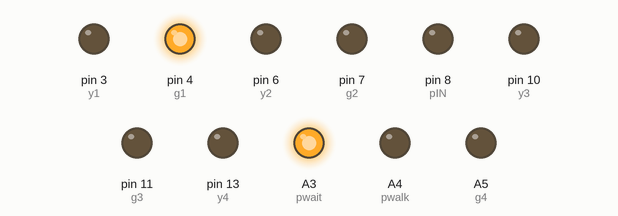
Bench run of a sketch on a simulated Arduino Uno, built with avr-gcc and run on an emulated ATmega328P. Parts: output pins drawn as LEDs (lit = HIGH). Pins used as bus, display or sensor lines are not drawn.

Above: at 0.5 s.
At 1.5 s:
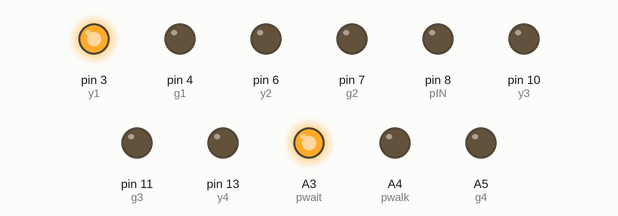
At 3.5 s:
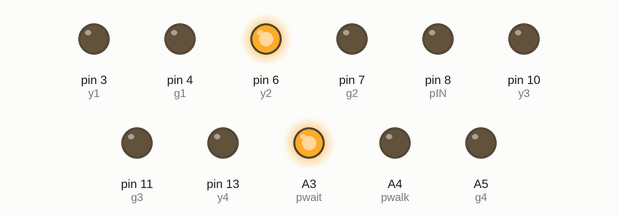
At 6.5 s:
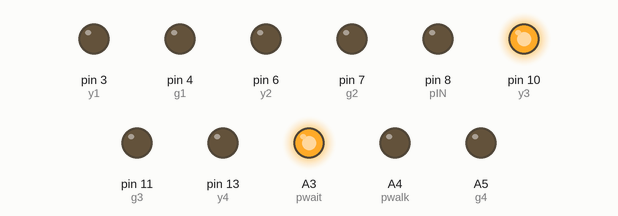
At 9.5 s:
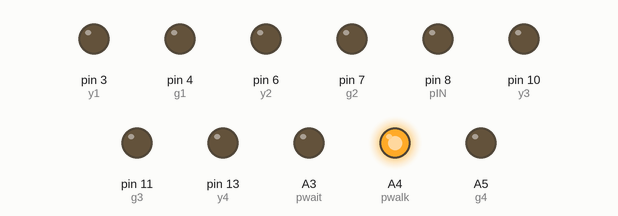
At 12.5 s:
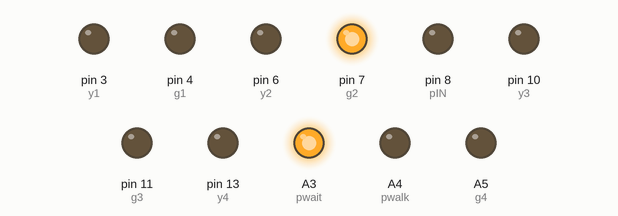
Timing chart, 0 to 13.0 s (numbered marks = the images above):
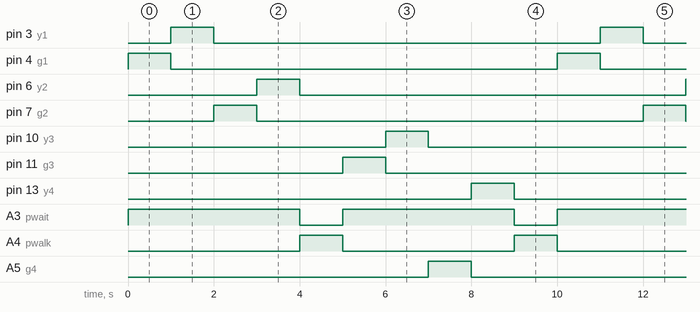

The sketch:

FOUR_WAY_JUCTON_AUTOMATIC_CONTROL_CODE.ino
```cpp
//4-WAY JUCTION TRAFFIC CONTROL SIMULATION USING PROTEUS
//Passangers are let to pass after every 2 lanes.
//Declare the variables and assign pins
int r1 = 2; int y1 = 3; int g1 = 4;
int r2 = 5; int y2 = 6; int g2 = 7;
int r3 = 9; int y3 = 10; int g3 = 11;
int r4 = 12; int y4 = 13; int g4 = A5;
int pIN = 8;
int pwalk = A4; int pwait = A3;

void setup() {
  // put your setup code here, to run once:
//Define the pinMode
pinMode (r1, OUTPUT); pinMode (y1, OUTPUT); pinMode (g1, OUTPUT);
pinMode (r2, OUTPUT); pinMode (y2, OUTPUT); pinMode (g2, OUTPUT);
pinMode (r3, OUTPUT); pinMode (y3, OUTPUT); pinMode (g3, OUTPUT);
pinMode (r4, OUTPUT); pinMode (y4, OUTPUT); pinMode (g4, OUTPUT);
pinMode (pIN, OUTPUT);
pinMode (pwalk, OUTPUT); pinMode (pwait, OUTPUT);
//Set all red to HIGH
digitalWrite(r1,HIGH); digitalWrite(r2,HIGH); digitalWrite(r3,HIGH); digitalWrite(r4,HIGH); digitalWrite(pwait,HIGH);

}

void loop() {
  // put your main code here, to run repeatedly:
//Condition: check if pedestrian button is on.
//Begin the motorist cycle at lane 1
int pbutton = digitalRead(pIN);
if (pbutton == HIGH){
      pedestrianCycle();
}
else
{
//Set green HIGH r1 LOW and other red HIGH
digitalWrite (g1, HIGH); digitalWrite (r1, LOW);

digitalWrite (r2, HIGH); digitalWrite (r3, HIGH); digitalWrite (r4, HIGH);
delay (1000); //I sec delay
}
/////....................................//////////
//Get ready to stop Lane 1
int pbutton2 = digitalRead(pIN);
if (pbutton2 == HIGH){
      pedestrianCycle();
}
else
{
digitalWrite (g1, LOW); digitalWrite (r1, LOW);

digitalWrite (y1, HIGH);
digitalWrite (r2, HIGH); digitalWrite (r3, HIGH); digitalWrite (r4, HIGH);
delay (1000); //I sec delay
}
////..................................///////////
//Go Lane 2
int pbutton3 = digitalRead(pIN);
if (pbutton3 == HIGH){
      pedestrianCycle();
}
else
{
digitalWrite (y1, LOW);

digitalWrite (g2, HIGH); digitalWrite (r2, LOW);
digitalWrite (r1, HIGH); digitalWrite (r3, HIGH); digitalWrite (r4, HIGH);
delay (1000); //I sec delay
}
////...........................////
//Get ready lane 2 to stop
int pbutton4 = digitalRead(pIN);
if (pbutton4 == HIGH)
{
  pedestrianCycle();
}
else {
digitalWrite (g2, LOW); digitalWrite (r2, LOW);

digitalWrite (y2, HIGH);
digitalWrite (r1, HIGH); digitalWrite (r3, HIGH); digitalWrite (r4, HIGH);
delay (1000);
}

pedestrianCycle();
////....................////
//Lane 3 Go
int pbutton5 = digitalRead(pIN);
if (pbutton5 == HIGH)
{
  pedestrianCycle();
}
else {
digitalWrite (y2, LOW);

digitalWrite (g3, HIGH); digitalWrite (r3, LOW);
digitalWrite (r1, HIGH); digitalWrite (r2, HIGH); digitalWrite (r4, HIGH);
delay (1000);
}
////.................///////
//Get ready to stop Lane 3
int pbutton6 = digitalRead(pIN);
if (pbutton6 == HIGH)
{
  pedestrianCycle();
}
else {
digitalWrite (g3, LOW); digitalWrite (r3, LOW);

digitalWrite (y3, HIGH);
digitalWrite (r1, HIGH); digitalWrite (r2, HIGH); digitalWrite (r4, HIGH);
delay (1000);
}
////.................................////
//Lane 4 Go
int pbutton7 = digitalRead(pIN);
if (pbutton7 == HIGH)
{
  pedestrianCycle();
}
else {
digitalWrite (y3, LOW);

digitalWrite (g4, HIGH); digitalWrite (r4, LOW);
digitalWrite (r1, HIGH); digitalWrite (r2, HIGH);  digitalWrite (r3, HIGH);
delay (1000);
}
////....................................////
//Get ready to stop Lane 4
int pbutton8 = digitalRead(pIN);
if (pbutton8 == HIGH)
{
  pedestrianCycle();
}
else {
digitalWrite (g4, LOW); digitalWrite (r4, LOW);

digitalWrite (y4, HIGH);
digitalWrite (r1, HIGH); digitalWrite (r2, HIGH); digitalWrite (r3, HIGH);
delay (1000);
}

digitalWrite (y4, LOW); digitalWrite (r4, HIGH);
pedestrianCycle();
}


//pedestrianCycle function
void pedestrianCycle(){
//  Put ON/OFF the pedestrian lights simultaneously
//All motorists red are set HIGH and green and yellow to LOW.
//Pedestrian green is set HIGH and red to LOW
digitalWrite(r1, HIGH); digitalWrite(r2, HIGH); digitalWrite(r3, HIGH); digitalWrite(r4, HIGH); digitalWrite(pwalk, HIGH);
digitalWrite(y1, LOW); digitalWrite(y2, LOW); digitalWrite(y3, LOW); digitalWrite(y4, LOW); digitalWrite(pwait, LOW);
digitalWrite(g1, LOW); digitalWrite(g2, LOW); digitalWrite(g3, LOW); digitalWrite(g4, LOW);

digitalWrite (pwalk, HIGH); digitalWrite (pwait, LOW);
delay (1000);
digitalWrite (pIN, LOW);
digitalWrite (pwalk, LOW); digitalWrite (pwait, HIGH);
}
```

Measured:
- by itself, A3 (pwait): alternates HIGH for 4.0 s and LOW for 1.0 s
- by itself, A4 (pwalk): alternates HIGH for 1.0 s and LOW for 4.0 s
- by itself, pin 3 (y1), pin 4 (g1), pin 6 (y2), pin 7 (g2), pin 10 (y3), pin 11 (g3), pin 13 (y4), A5 (g4): alternates HIGH for 1.0 s and LOW for 9.0 s
